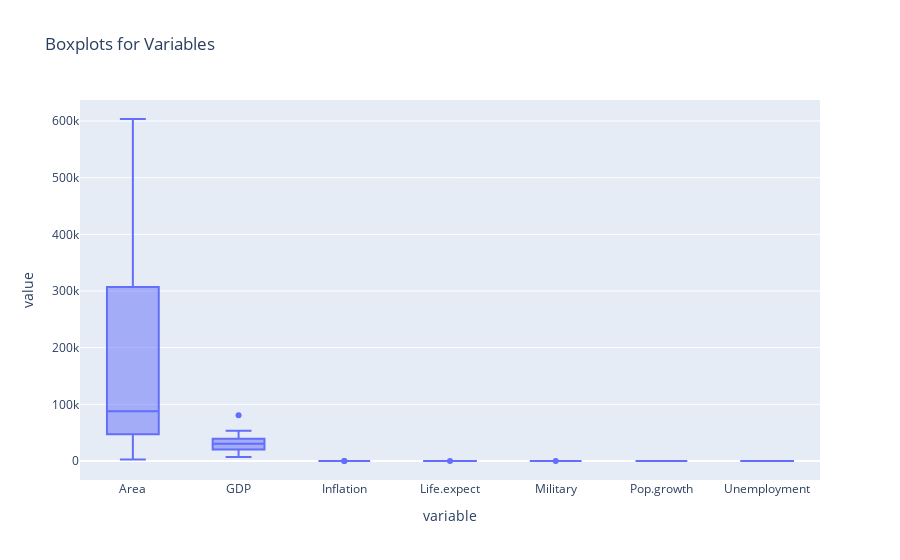

Write notebook code for a chart like this one.
### Code cell
import pandas as pd
import plotly.express as px
from sklearn.preprocessing import StandardScaler
df = pd.read_csv('../data/europe.csv')

fig = px.box(df, y=df.columns[1:], title='Boxplots for Variables')
fig.show()

### Figure 1 — Plotly figure (JSON) as saved in the notebook; plotly's stock layout.template omitted (floating-point values rounded to 4 significant figures; data arrays with more than 128 entries replaced by an {"elided": "..."} marker saying what was removed)
{"data": [{"alignmentgroup": "True", "hovertemplate": "variable=%{x}<br>value=%{y}<extra></extra>", "legendgroup": "", "marker": {"color": "#636efa"}, "name": "", "notched": false, "offsetgroup": "", "orientation": "v", "showlegend": false, "type": "box", "x": {"elided": "196 str values"}, "x0": " ", "xaxis": "x", "y": {"elided": "196 float values"}, "y0": " ", "yaxis": "y"}], "layout": {"boxmode": "group", "legend": {"tracegroupgap": 0}, "title": {"text": "Boxplots for Variables"}, "xaxis": {"anchor": "y", "domain": [0, 1], "title": {"text": "variable"}}, "yaxis": {"anchor": "x", "domain": [0, 1], "title": {"text": "value"}}}}
